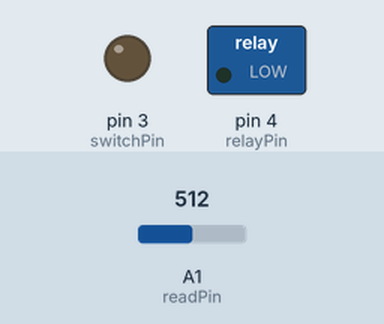
Simulated run of this sketch. Board: Arduino Uno, built with avr-gcc and run on an emulated ATmega328P. On the bench: switched loads named in the sketch (green lamp = pin HIGH), output pins drawn as LEDs (lit = HIGH). The test bench sets the inputs (shaded band); at power-on: A1 (readPin) = 512.

Above: at 0.1 s.
At 10.1 s:
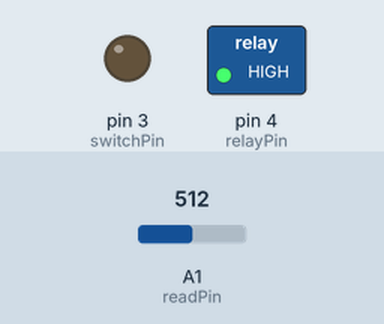
At 11.1 s:
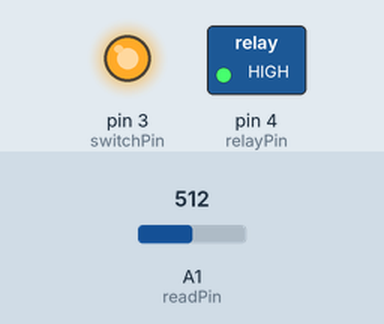
At 13.1 s:
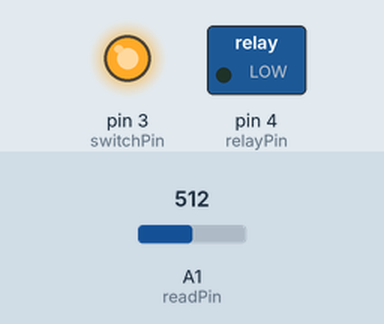
Timing chart, 0 to 14.6 s (numbered marks = the images above):
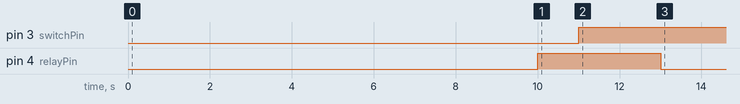

The sketch:

fliflop.ino
```cpp
#define relayPin 4
#define switchPin 3
#define readPin 1

boolean on = true;
boolean state = true;
int debounce1 = 0;
int debounce2 = 0;
int debounceLimit = 10;

void setup() {
  //Serial.begin(9600);
  pinMode(relayPin, OUTPUT);
  pinMode(switchPin, OUTPUT);
}

void loop() {
  digitalWrite(relayPin, LOW);
  on = checkClock();
  if (on == true) {
    if(debounce1 >= debounceLimit) {
      debounceReset();
      switch1();
    }else {
      debounce1 += 1;
    }
  } else {
    if(debounce2 >= debounceLimit) {
      debounceReset();
      switch2();
    }else {
      debounce2 += 1;
    }
  }
  if (debounce1+debounce2 >= debounceLimit*1.5) {
    debounceReset();
  }
  delay(1000);
}

boolean checkClock() {
  //Serial.println(analogRead(readPin));
  if (analogRead(readPin) <= 600) {
    return false;
  } else {
    return true;
  }

}

void switch1() {
  if (state != on) {
  digitalWrite(relayPin, HIGH);
  delay(1000);
  digitalWrite(switchPin, LOW);
  delay(1000);
  state = true;
  }
}

void switch2() {
  if (state != on) {
  digitalWrite(relayPin, HIGH);
  delay(1000);
  digitalWrite(switchPin, HIGH);
  delay(1000);
  state = false;
  }
}

void debounceReset() {
      debounce1 = 0;
      debounce2 = 0;
}
```

Measured:
- by itself, pin 3 (switchPin): LOW → HIGH at 11.0 s
- by itself, pin 4 (relayPin): LOW → HIGH at 10.0 s, → LOW 3.0 s later
